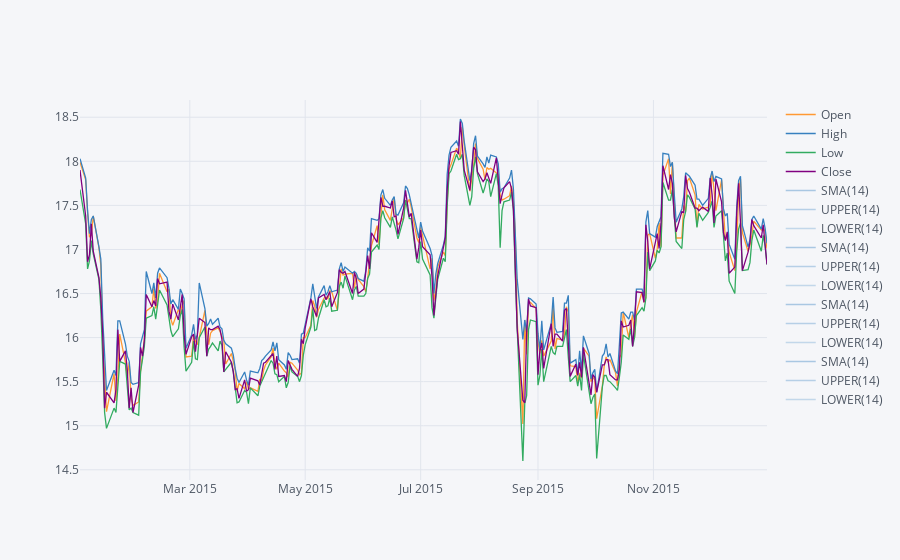

Notebook code for this chart:
### Markdown cell above
**Use .ta_plot(study='boll') to create a Bollinger Band Plot for Bank of America for the year 2015.**

### Code cell
BAC[['Open','High','Low','Close']].loc['2015-01-01':'2016-01-01'].ta_plot(study='boll')

### Figure 1 — Plotly figure (JSON) as saved in the notebook; plotly's stock layout.template omitted (floating-point values rounded to 4 significant figures; data arrays with more than 128 entries replaced by an {"elided": "..."} marker saying what was removed)
{"data": [{"line": {"color": "rgba(255, 153, 51, 1.0)", "dash": "solid", "shape": "linear", "width": 1.3}, "mode": "lines", "name": "Open", "text": "", "type": "scatter", "x": {"elided": "252 str values"}, "y": {"elided": "252 float values"}}, {"line": {"color": "rgba(55, 128, 191, 1.0)", "dash": "solid", "shape": "linear", "width": 1.3}, "mode": "lines", "name": "High", "text": "", "type": "scatter", "x": {"elided": "252 str values"}, "y": {"elided": "252 float values"}}, {"line": {"color": "rgba(50, 171, 96, 1.0)", "dash": "solid", "shape": "linear", "width": 1.3}, "mode": "lines", "name": "Low", "text": "", "type": "scatter", "x": {"elided": "252 str values"}, "y": {"elided": "252 float values"}}, {"line": {"color": "rgba(128, 0, 128, 1.0)", "dash": "solid", "shape": "linear", "width": 1.3}, "mode": "lines", "name": "Close", "text": "", "type": "scatter", "x": {"elided": "252 str values"}, "y": {"elided": "252 float values"}}, {"line": {"color": "rgba(55, 128, 191, 0.4000000000000002)", "dash": "solid", "shape": "linear", "width": 1.3}, "mode": "lines", "name": "SMA(14)", "text": "", "type": "scatter", "x": {"elided": "252 str values"}, "y": {"elided": "252x4 mixed values"}}, {"line": {"color": "rgba(55, 128, 191, 0.33333333333333354)", "dash": "solid", "shape": "linear", "width": 1.3}, "mode": "lines", "name": "UPPER(14)", "text": "", "type": "scatter", "x": {"elided": "252 str values"}, "y": {"elided": "252x4 mixed values"}}, {"line": {"color": "rgba(55, 128, 191, 0.2666666666666669)", "dash": "solid", "shape": "linear", "width": 1.3}, "mode": "lines", "name": "LOWER(14)", "text": "", "type": "scatter", "x": {"elided": "252 str values"}, "y": {"elided": "252x4 mixed values"}}, {"line": {"color": "rgba(55, 128, 191, 0.4000000000000002)", "dash": "solid", "shape": "linear", "width": 1.3}, "mode": "lines", "name": "SMA(14)", "text": "", "type": "scatter", "x": {"elided": "252 str values"}, "y": {"elided": "252x4 mixed values"}}, {"line": {"color": "rgba(55, 128, 191, 0.33333333333333354)", "dash": "solid", "shape": "linear", "width": 1.3}, "mode": "lines", "name": "UPPER(14)", "text": "", "type": "scatter", "x": {"elided": "252 str values"}, "y": {"elided": "252x4 mixed values"}}, {"line": {"color": "rgba(55, 128, 191, 0.2666666666666669)", "dash": "solid", "shape": "linear", "width": 1.3}, "mode": "lines", "name": "LOWER(14)", "text": "", "type": "scatter", "x": {"elided": "252 str values"}, "y": {"elided": "252x4 mixed values"}}, {"line": {"color": "rgba(55, 128, 191, 0.4000000000000002)", "dash": "solid", "shape": "linear", "width": 1.3}, "mode": "lines", "name": "SMA(14)", "text": "", "type": "scatter", "x": {"elided": "252 str values"}, "y": {"elided": "252x4 mixed values"}}, {"line": {"color": "rgba(55, 128, 191, 0.33333333333333354)", "dash": "solid", "shape": "linear", "width": 1.3}, "mode": "lines", "name": "UPPER(14)", "text": "", "type": "scatter", "x": {"elided": "252 str values"}, "y": {"elided": "252x4 mixed values"}}, {"line": {"color": "rgba(55, 128, 191, 0.2666666666666669)", "dash": "solid", "shape": "linear", "width": 1.3}, "mode": "lines", "name": "LOWER(14)", "text": "", "type": "scatter", "x": {"elided": "252 str values"}, "y": {"elided": "252x4 mixed values"}}, {"line": {"color": "rgba(55, 128, 191, 0.4000000000000002)", "dash": "solid", "shape": "linear", "width": 1.3}, "mode": "lines", "name": "SMA(14)", "text": "", "type": "scatter", "x": {"elided": "252 str values"}, "y": {"elided": "252x4 mixed values"}}, {"line": {"color": "rgba(55, 128, 191, 0.33333333333333354)", "dash": "solid", "shape": "linear", "width": 1.3}, "mode": "lines", "name": "UPPER(14)", "text": "", "type": "scatter", "x": {"elided": "252 str values"}, "y": {"elided": "252x4 mixed values"}}, {"line": {"color": "rgba(55, 128, 191, 0.2666666666666669)", "dash": "solid", "shape": "linear", "width": 1.3}, "mode": "lines", "name": "LOWER(14)", "text": "", "type": "scatter", "x": {"elided": "252 str values"}, "y": {"elided": "252x4 mixed values"}}], "layout": {"legend": {"bgcolor": "#F5F6F9", "font": {"color": "#4D5663"}}, "paper_bgcolor": "#F5F6F9", "plot_bgcolor": "#F5F6F9", "title": {"font": {"color": "#4D5663"}}, "xaxis": {"gridcolor": "#E1E5ED", "showgrid": true, "tickfont": {"color": "#4D5663"}, "title": {"font": {"color": "#4D5663"}, "text": ""}, "zerolinecolor": "#E1E5ED"}, "yaxis": {"gridcolor": "#E1E5ED", "showgrid": true, "tickfont": {"color": "#4D5663"}, "title": {"font": {"color": "#4D5663"}, "text": ""}, "zerolinecolor": "#E1E5ED"}}}
